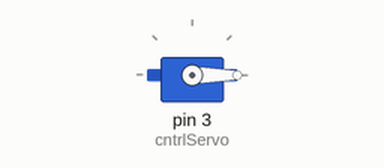
This sketch was run on a simulated Arduino Uno, built with avr-gcc and run on an emulated ATmega328P. Parts: servo.

Above: at 0.05 s.
At 4.25 s:
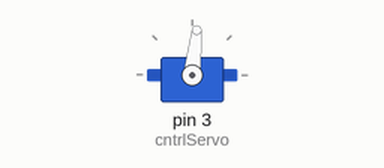
At 8.55 s:
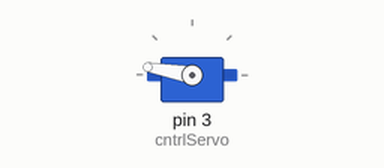
At 17.15 s:
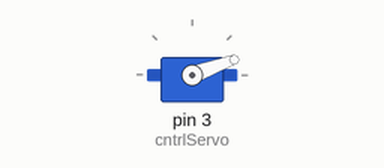
Timing chart, 0 to 23.6 s (numbered marks = the images above):
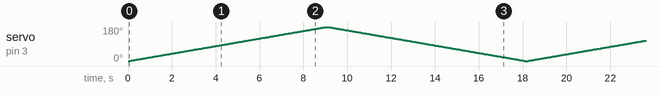

The sketch:

servocntrl.ino
```cpp
/*
  Created by Evangleos Stamatis
    gmail : evanstamatis@gmail.com
  Date : 05/29/2024
*/
#include <Servo.h>

// servo is used in order to control angles. 0 to 180 degrees
Servo cntrlServo; // obj named cntrlServo
//int position = 0; // determines the angle

void setup() {
  // put your setup code here, to run once:
  cntrlServo.attach(3); // configuring cntrlServo and attaching it to pin #3
}

void loop() {
  // put your main code here, to run repeatedly:
  /*
  cntrlServo.write(50); //rotate my motor to angle of 50 degrees
  delay(2000);
  cntrlServo.write(180);
  delay(2000);
  cntrlServo.write(10);
  delay(2000);
  */
  int position = 0;
  for (position; position<=180;  position++){
    cntrlServo.write(position);
    delay(50);
  }
  for (position; position>=0;  position--){
    cntrlServo.write(position);
    delay(50);
  }
}
```
